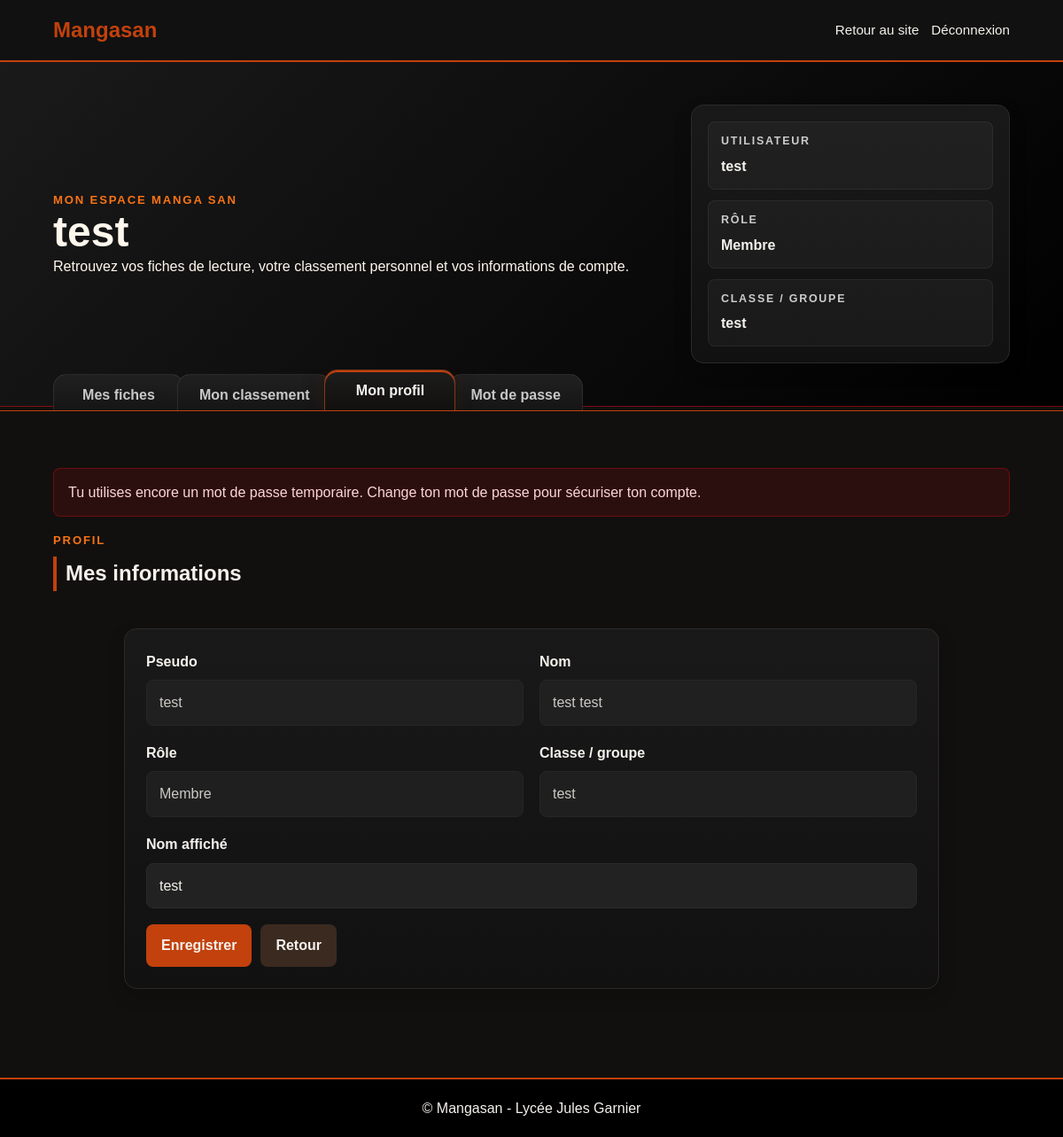
Page /public/account.php?tab=profil (signed in) on the committed database.
### tables this page shows
CREATE TABLE `site_settings` (
  `id` int(10) UNSIGNED NOT NULL,
  `site_title` varchar(255) NOT NULL DEFAULT 'Mangasan',
  `site_title_type` enum('text','image') NOT NULL DEFAULT 'text',
  `primary_color` varchar(20) DEFAULT NULL,
  `secondary_color` varchar(20) DEFAULT NULL,
  `background_color` varchar(20) DEFAULT NULL,
  `text_color` varchar(20) DEFAULT NULL,
  `accent_color` varchar(20) DEFAULT NULL,
  `logo_path` varchar(255) DEFAULT NULL,
  `hero_background_type` enum('color','image','video') NOT NULL DEFAULT 'image',
  `hero_background_value` varchar(255) DEFAULT NULL,
  `homepage_intro` text DEFAULT NULL,
  `hero_text_color` varchar(20) DEFAULT NULL,
  `hero_login_position` enum('left','right') NOT NULL DEFAULT 'right',
  `updated_at` datetime NOT NULL DEFAULT current_timestamp() ON UPDATE current_timestamp(),
  `updated_by` int(10) UNSIGNED DEFAULT NULL
);

CREATE TABLE `users` (
  `id` int(10) UNSIGNED NOT NULL,
  `role_id` int(10) UNSIGNED NOT NULL,
  `username` varchar(100) NOT NULL,
  `first_name` varchar(100) NOT NULL,
  `last_name` varchar(100) NOT NULL,
  `display_name` varchar(150) DEFAULT NULL,
  `class_name` varchar(100) DEFAULT NULL,
  `password_hash` varchar(255) NOT NULL,
  `status` enum('active','inactive') NOT NULL DEFAULT 'active',
  `must_change_password` tinyint(1) NOT NULL DEFAULT 0,
  `created_at` datetime NOT NULL DEFAULT current_timestamp(),
  `updated_at` datetime NOT NULL DEFAULT current_timestamp() ON UPDATE current_timestamp(),
  `last_login_at` datetime DEFAULT NULL
);

CREATE TABLE `roles` (
  `id` int(10) UNSIGNED NOT NULL,
  `name` varchar(50) NOT NULL,
  `label` varchar(100) NOT NULL,
  `created_at` datetime NOT NULL DEFAULT current_timestamp()
);

### includes/theme.php (called while the page is built, shortened)
<?php
function normalizeThemeColor(?string $value, string $default): string
{
    return is_string($value) && preg_match('/^#[0-9a-fA-F]{6}$/', $value)
        ? strtolower($value)
        : $default;
}
function normalizeVisualEffectType(?string $value): string
{
    $value = (string) $value;
    $allowed = ['none', 'sparkles', 'aurora', 'speed_lines', 'manga_dots', 'music_notes'];
    return in_array($value, $allowed, true) ? $value : 'none';
}
function getSiteThemeSettings(PDO $pdo): array
{
    $stmt = $pdo->query('SELECT * FROM site_settings ORDER BY id ASC LIMIT 1');
    $settings = $stmt->fetch() ?: [];
    return [
        'site_title' => trim((string) ($settings['site_title'] ?? 'Mangasan')) ?: 'Mangasan',
        'site_title_type' => (string) ($settings['site_title_type'] ?? 'text'),
        'primary_color' => normalizeThemeColor($settings['primary_color'] ?? null, '#e50914'),
        'secondary_color' => normalizeThemeColor($settings['secondary_color'] ?? null, '#333333'),
        'background_color' => normalizeThemeColor($settings['background_color'] ?? null, '#0f0f0f'),
        'text_color' => normalizeThemeColor($settings['text_color'] ?? null, '#ffffff'),
        'accent_color' => normalizeThemeColor($settings['accent_color'] ?? null, '#c1121f'),
        'hero_text_color' => normalizeThemeColor($settings['hero_text_color'] ?? null, '#ffffff'),
        'logo_path' => trim((string) ($settings['logo_path'] ?? '')),
        'hero_background_type' => (string) ($settings['hero_background_type'] ?? 'image'),
        'hero_background_value' => trim((string) ($settings['hero_background_value'] ?? '')),
        'homepage_intro' => trim((string) ($settings['homepage_intro'] ?? '')),
        'hide_hero_text' => !empty($settings['hide_hero_text']),
        'visual_effect_type' => normalizeVisualEffectType($settings['visual_effect_type'] ?? 'none'),
        'hero_login_position' => in_array(($settings['hero_login_position'] ?? 'right'), ['left', 'right'], true)
            ? (string) $settings['hero_login_position']
            : 'right'
    ];
}

### public/account.php (the view, shortened to what this page needs)
<?php
require_once __DIR__ . '/../includes/db.php';
require_once __DIR__ . '/../includes/theme.php';
function e(?string $value): string
{
    return htmlspecialchars((string) $value, ENT_QUOTES, 'UTF-8');
}
function accountTabUrl(string $tab): string
{
    return '/mangasan/public/account.php?tab=' . rawurlencode($tab);
}
$activeTab = isset($_GET['tab']) ? (string) $_GET['tab'] : 'fiches';
$userId = getCurrentUserId();
$stmt = $pdo->prepare(
    "SELECT
        users.username,
        users.first_name,
        users.last_name,
        users.display_name,
        users.class_name,
        users.must_change_password,
        roles.label AS role_label
     FROM users
     INNER JOIN roles ON roles.id = users.role_id
     WHERE users.id = :id
     LIMIT 1"
);
$stmt->execute([
    'id' => $userId
]);
$user = $stmt->fetch();
$theme = getSiteThemeSettings($pdo);
$displayName = trim((string) ($user['display_name'] ?: $user['username']));
$fullName = trim((string) $user['first_name'] . ' ' . (string) $user['last_name']);
require_once __DIR__ . '/../includes/header.php';
?>
<main class="account-page">
    <header class="site-header account-topbar">
        <div class="container header-inner">
            <div class="logo"><?php echo e($theme['site_title']); ?></div>
            <nav class="nav">
                <a href="/mangasan/public/index.php">Retour au site</a>
                <a href="/mangasan/actions/logout.php">Déconnexion</a>
            </nav>
        </div>
    </header>
    <section class="hero account-hero">
        <div class="container account-hero-inner">
            <div class="account-hero-text">
                <p class="hero-kicker">Mon espace Manga San</p>
                <h1 class="hero-title"><?php echo e($displayName); ?></h1>
                <p class="hero-description">
                    Retrouvez vos fiches de lecture, votre classement personnel et vos informations de compte.
                </p>
            </div>
            <aside class="account-identity-card" aria-label="Résumé du compte">
                <div>
                    <span>Utilisateur</span>
                    <strong><?php echo e((string) $user['username']); ?></strong>
                </div>
                <div>
                    <span>Rôle</span>
                    <strong><?php echo e((string) $user['role_label']); ?></strong>
                </div>
                <div>
                    <span>Classe / groupe</span>
                    <strong><?php echo !empty($user['class_name']) ? e((string) $user['class_name']) : '—'; ?></strong>
                </div>
            </aside>
        </div>
    </section>
    <nav class="account-tabs-shell" aria-label="Navigation de l’espace utilisateur">
        <div class="container account-tabs">
            <a href="<?php echo e(accountTabUrl('fiches')); ?>" class="account-tab <?php echo $activeTab === 'fiches' ? 'is-current' : ''; ?>">Mes fiches</a>
            <a href="<?php echo e(accountTabUrl('classement')); ?>" class="account-tab <?php echo $activeTab === 'classement' ? 'is-current' : ''; ?>">Mon classement</a>
            <a href="<?php echo e(accountTabUrl('profil')); ?>" class="account-tab <?php echo $activeTab === 'profil' ? 'is-current' : ''; ?>">Mon profil</a>
            <a href="<?php echo e(accountTabUrl('password')); ?>" class="account-tab <?php echo $activeTab === 'password' ? 'is-current' : ''; ?>">Mot de passe</a>
        </div>
    </nav>
    <section class="section account-tabs-content">
        <div class="container">
            <?php if (!empty($user['must_change_password'])): ?>
                <div class="alert error">
                    Tu utilises encore un mot de passe temporaire. Change ton mot de passe pour sécuriser ton compte.
                </div>
            <?php endif; ?>
            <section class="account-tab-panel <?php echo $activeTab === 'profil' ? 'is-active' : 'is-hidden'; ?>" id="account-tab-profil">
                <div class="section-heading account-section-heading">
                    <div>
                        <p class="section-kicker">Profil</p>
                        <h2>Mes informations</h2>
                    </div>
                </div>
                <div class="account-layout">
                    <div class="account-panel">
                        <form method="post" action="/mangasan/actions/profile_update.php" class="account-form">
                            <div class="account-field">
                                <label>Pseudo</label>
                                <input type="text" value="<?php echo e((string) $user['username']); ?>" readonly>
                            </div>
                            <div class="account-field">
                                <label>Nom</label>
                                <input type="text" value="<?php echo e($fullName !== '' ? $fullName : '—'); ?>" readonly>
                            </div>
                            <div class="account-field">
                                <label>Rôle</label>
                                <input type="text" value="<?php echo e((string) $user['role_label']); ?>" readonly>
                            </div>
                            <div class="account-field">
                                <label>Classe / groupe</label>
                                <input type="text" value="<?php echo !empty($user['class_name']) ? e((string) $user['class_name']) : '—'; ?>" readonly>
                            </div>
                            <div class="account-field account-field-wide">
                                <label for="display_name">Nom affiché</label>
                                <input type="text" id="display_name" name="display_name" value="<?php echo e((string) $user['display_name']); ?>">
                            </div>
                            <div class="account-actions">
                                <button type="submit" class="btn btn-primary">Enregistrer</button>
                                <a href="/mangasan/public/index.php" class="btn btn-secondary">Retour</a>
                            </div>
                        </form>
                    </div>
                </div>
            </section>
        </div>
    </section>
</main>
<?php require_once __DIR__ . '/../includes/footer.php'; ?>

### public/assets/css/style.css (style rules this page uses)
:root { --font-base: Arial, sans-serif; --color-primary: #e50914; --color-primary-hover: #ff1a1a; --color-secondary: #333333; --color-accent: #c1121f; --color-background: #0f0f0f; --color-surface: #111111; --color-surface-soft: #151515; --color-surface-alt: #1a1a1a; --color-border: #2a2a2a; --color-text: #ffffff; --color-text-muted: #cccccc; --color-text-soft: #c8c8c8; --radius-sm: 8px; --radius-md: 14px; --radius-lg: 22px; --container-width: 1200px; --shadow-sm: 0 8px 20px rgba(0, 0, 0, 0.18); --shadow-md: 0 16px 30px rgba(0, 0, 0, 0.28); --shadow-lg: 0 24px 60px rgba(0, 0, 0, 0.42); --transition-fast: 0.2s ease; --transition-base: 0.25s ease; --transition-slow: 0.35s ease; }
* { margin: 0; padding: 0; box-sizing: border-box; }
html { scroll-behavior: smooth; }
body { font-family: var(--font-base); background: var(--color-background); color: var(--color-text); line-height: 1.6; }
a { color: inherit; }
main { min-height: calc(100vh - 140px); }
.container { width: min(90%, var(--container-width)); margin: 0 auto; }
.site-header { background: var(--color-surface); border-bottom: 2px solid var(--color-primary); }
.header-inner { display: flex; justify-content: space-between; align-items: center; gap: 24px; padding: 15px 0; }
.logo { font-size: 1.5rem; font-weight: 700; color: var(--color-primary); }
.nav { display: flex; align-items: center; flex-wrap: wrap; gap: 14px; }
.nav a { color: var(--color-text); text-decoration: none; font-size: 0.95rem; transition: color var(--transition-fast); }
.hero { background: linear-gradient(135deg, var(--color-surface-alt), #000000); border-bottom: 2px solid var(--color-primary); }
.hero-kicker { color: var(--color-accent); font-size: 0.82rem; font-weight: 700; letter-spacing: 0.14em; text-transform: uppercase; }
.hero-title { font-size: clamp(2.2rem, 4vw, 3.4rem); line-height: 1.08; }
.hero-description { color: var(--color-text-muted); max-width: 720px; font-size: 1rem; }
.home-section, .section { padding: 60px 0; }
.section-heading { display: flex; justify-content: space-between; align-items: end; gap: 20px; margin-bottom: 28px; }
.section-kicker { margin-bottom: 8px; color: var(--color-accent); font-size: 0.82rem; font-weight: 700; letter-spacing: 0.14em; text-transform: uppercase; }
.section h2, .home-section h2 { margin-bottom: 20px; border-left: 4px solid var(--color-primary); padding-left: 10px; font-size: clamp(1.4rem, 2vw, 2rem); }
input, select, textarea { width: 100%; padding: 12px 14px; border: 1px solid var(--color-border); border-radius: var(--radius-sm); background: #222222; color: var(--color-text); font: inherit; }
.btn { display: inline-flex; align-items: center; justify-content: center; min-height: 44px; padding: 10px 16px; border: 1px solid transparent; border-radius: var(--radius-sm); background: var(--color-primary); color: var(--color-text); text-align: center; text-decoration: none; font: inherit; font-weight: 700; cursor: pointer; transition: var(--transition-base); }
.btn.secondary, .btn.btn-secondary { background: var(--color-secondary); }
.btn.primary, .btn.btn-primary { background: var(--color-primary); }
.alert { margin: 16px 0; padding: 14px 16px; border-radius: var(--radius-sm); border: 1px solid transparent; }
.alert.error { background: rgba(229, 9, 20, 0.12); border-color: rgba(229, 9, 20, 0.35); color: #ffd5d8; }
.hero { position: relative; }
.site-header, main, .footer { position: relative; z-index: 2; }

### rows in the picture
site_settings: site_title "Mangasan"
users: display_name "test", username "test", role.label "Membre", class_name "test", first_name+last_name "test test"
